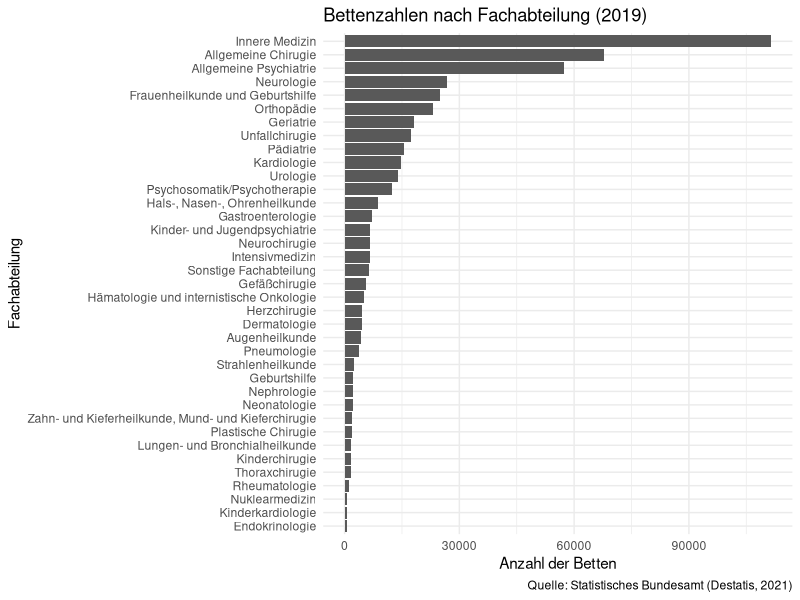
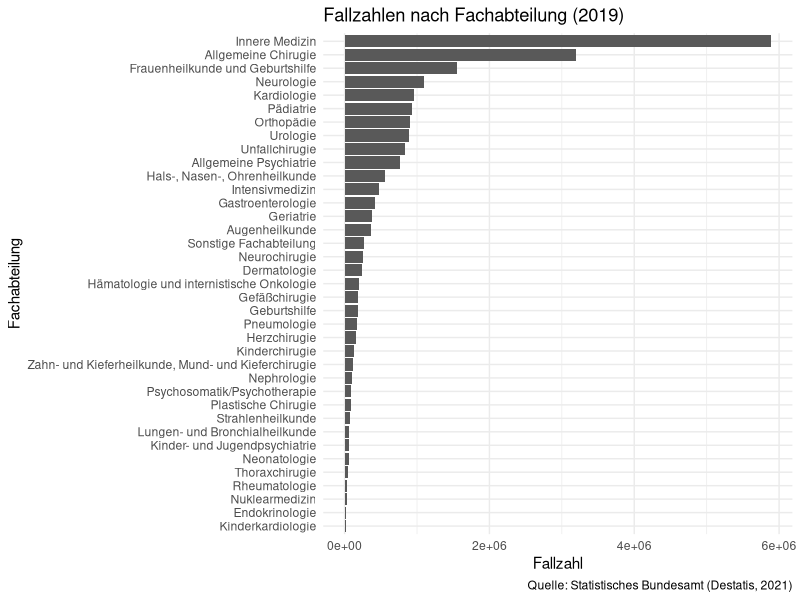
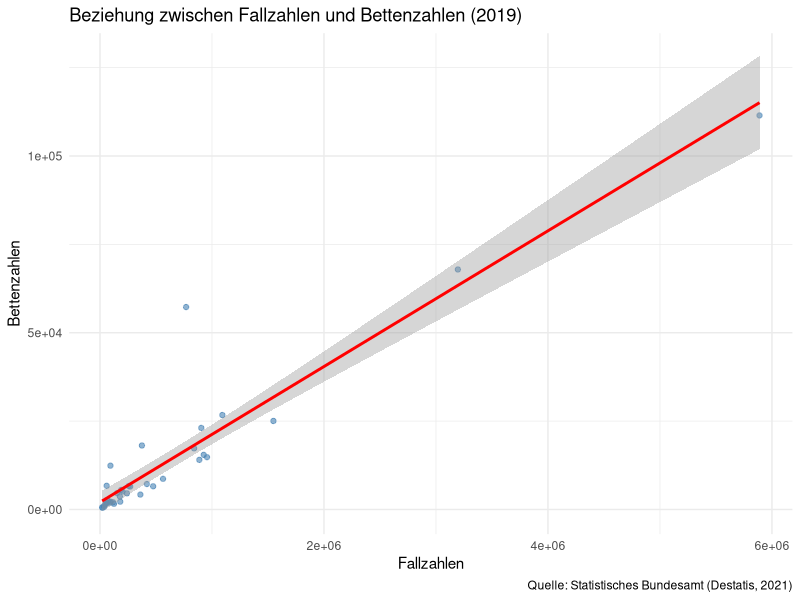
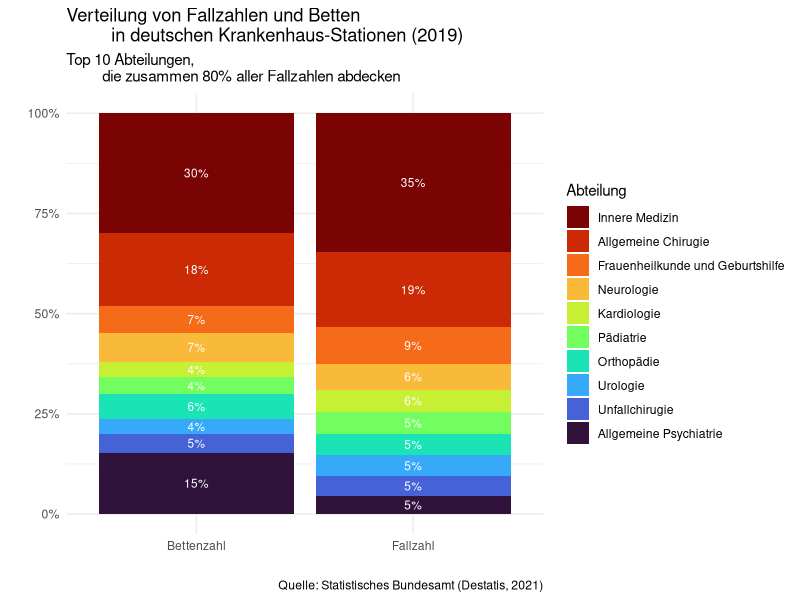
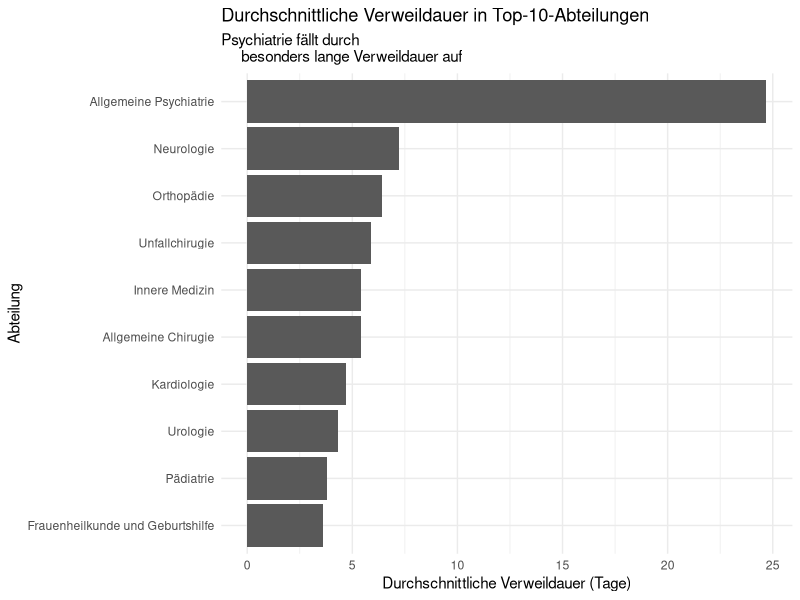
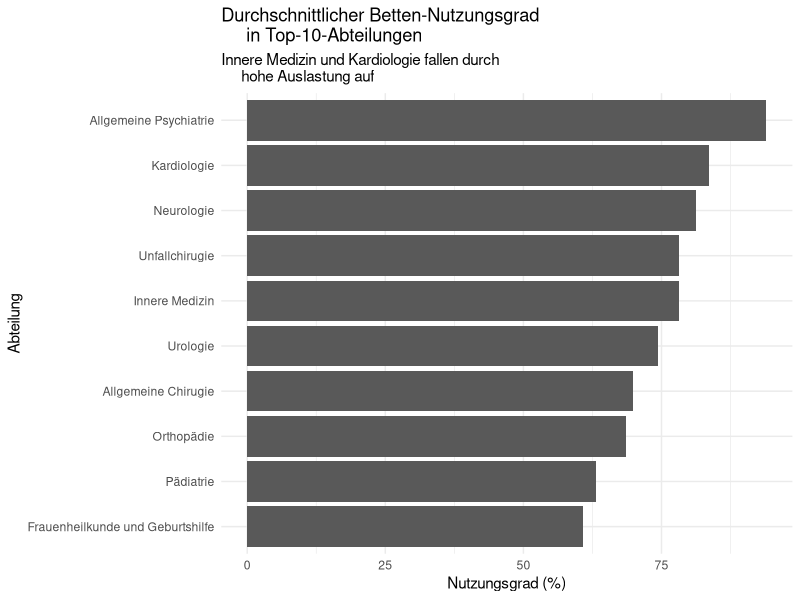

Here is the R script that generated these plots, in order:
# Lade Bibliotheken
library(tidyverse)
library(viridis)

# Erstellen des Krankenhaus-Datensatzes (2019)
# Quelle: Statistisches Bundesamt (Destatis), 
# zitiert nach Krankenhausreport 2022
KHR_2019 <- tribble(
  ~Abteilung,  ~Abt_Anzahl, ~Abt_Betten, ~Nutzungsgrad, ~Fallzahl, ~Avg_Verweildauer,
  "Innere Medizin", 1047, 111481, 78.1, 5889078, 5.4,
  "Geriatrie", 322, 18101, 86.9, 374462, 15.3,
  "Kardiologie", 206, 14800, 83.6, 955424, 4.7,
  "Nephrologie", 62, 2186, 83.5, 96053, 6.9,
  "Hämatologie und internistische Onkologie", 102, 5096, 79.9, 201198, 7.4,
  "Endokrinologie", 18, 501, 83.3, 23432, 6.5,
  "Gastroenterologie", 126, 7203, 82.5, 418259, 5.2,
  "Pneumologie", 64, 3689, 79.4, 178007, 6.0,
  "Rheumatologie", 33, 1096, 72.1, 38126, 7.6,
  "Pädiatrie", 339, 15447, 63.2, 926516, 3.8,
  "Kinderkardiologie", 23, 588, 65.0, 19087, 7.3,
  "Neonatologie", 99, 2097, 72.3, 56492, 9.8,
  "Kinderchirugie", 83, 1592, 63.8, 124763, 3.0,
  "Lungen- und Bronchialheilkunde", 18, 1775, 69.5, 62763, 7.2,
  "Allgemeine Chirugie", 1068, 67902, 69.8, 3195674, 5.4,
  "Unfallchirugie", 308, 17303, 78.1, 840038, 5.9,
  "Neurochirugie", 178, 6642, 77.6, 256956, 7.3,
  "Gefäßchirugie", 186, 5529, 72.3, 189430, 7.7,
  "Plastische Chirugie", 132, 1936, 69.2, 89349, 5.5,
  "Thoraxchirugie", 56, 1546, 67.8, 50570, 7.6,
  "Herzchirugie", 71, 4614, 77.5, 152524, 8.6,
  "Urologie", 500, 14036, 74.4, 886904, 4.3,
  "Orthopädie", 435, 23078, 68.5, 904191, 6.4,
  "Frauenheilkunde und Geburtshilfe", 759, 25039, 60.8, 1548418, 3.6,
  "Geburtshilfe", 86, 2205, 78.3, 180552, 3.5,
  "Hals-, Nasen-, Ohrenheilkunde", 592, 8672, 60.5, 562945, 3.4,
  "Augenheilkunde", 264, 4219, 65.4, 360377, 2.8,
  "Neurologie", 455, 26716, 81.2, 1092503, 7.2,
  "Allgemeine Psychiatrie", 394, 57269, 94.0, 769076, 24.7,
  "Kinder- und Jugendpsychiatrie", 144, 6696, 88.7, 59578, 36.4,
  "Psychosomatik/Psychotherapie", 275, 12394, 90.1, 93160, 43.7,
  "Nuklearmedizin", 96, 724, 44.9, 36061, 3.3,
  "Strahlenheilkunde", 145, 2489, 68.8, 70938, 8.8,
  "Dermatologie", 109, 4575, 77.3, 240506, 5.4,
  "Zahn- und Kieferheilkunde, Mund- und Kieferchirugie", 183, 2041, 65.4, 116377, 4.2,
  "Intensivmedizin", 260, 6568, 77.0, 474544, 3.9,
  "Sonstige Fachabteilung", 305, 6481, 73.5, 269292, 6.5
)

# Erstellen des Krankenhaus-Datensatzes (2022)
# Quelle: Statistisches Bundesamt (Destatis), 
# zitiert nach Krankenhausreport 2024
KHR_2022 <- tribble(
  ~Abteilung,  ~Abt_Anzahl, ~Abt_Betten, ~Nutzungsgrad, ~Fallzahl, ~Avg_Verweildauer,
  "Innere Medizin", 1002, 102760, 69.6, 4881453, 5.3,
  "Geriatrie", 337, 18380, 71.6, 315071, 15.3,
  "Kardiologie", 260, 18316, 72.0, 1029244, 4.7,
  "Nephrologie", 67, 2230, 75.7, 88989, 6.9,
  "Hämatologie und internistische Onkologie", 121, 5452, 74.9, 200535, 7.4,
  "Endokrinologie", 14, 498, 66.7, 16031, 7.6,
  "Gastroenterologie", 155, 8137, 77.3, 423211, 5.4,
  "Pneumologie", 85, 4495, 70.3, 196123, 5.9,
  "Rheumatologie", 34, 1170, 59.0, 33312, 7.6,
  "Pädiatrie", 326, 14920, 57.8, 830083, 3.8,
  "Kinderkardiologie", 22, 506, 61.3, 17209, 6.6,
  "Neonatologie", 103, 2143, 63.5, 50565, 9.8,
  "Kinderchirugie", 82, 1502, 56.4, 112573, 2.7,
  "Lungen- und Bronchialheilkunde", 17, 1381, 59.9, 43949, 6.9,
  "Allgemeine Chirugie", 1061, 63342, 61.2, 2730873, 5.2,
  "Unfallchirugie", 354, 18255, 69.8, 825194, 5.6,
  "Neurochirugie", 186, 6554, 69.8, 242866, 6.9,
  "Gefäßchirugie", 205, 5581, 64.1, 176349, 7.4,
  "Plastische Chirugie", 142, 2029, 57.9, 87850, 4.9,
  "Thoraxchirugie", 69, 1623, 60.7, 52361, 6.9,
  "Herzchirugie", 71, 4291, 66.9, 124049, 8.4,
  "Urologie", 492, 13431, 65.4, 807178, 4.0,
  "Orthopädie", 377, 19381, 60.2, 712411, 6.0,
  "Frauenheilkunde und Geburtshilfe", 722, 23119, 54.8, 1394024, 3.3,
  "Geburtshilfe", 74, 2235, 64.7, 162564, 3.2,
  "Hals-, Nasen-, Ohrenheilkunde", 539, 7583, 51.0, 437442, 3.2,
  "Augenheilkunde", 236, 4000, 56.3, 308103, 2.7,
  "Neurologie", 470, 26948, 73.0, 985359, 7.3,
  "Allgemeine Psychiatrie", 403, 57011, 86.3, 746209, 24.1,
  "Kinder- und Jugendpsychiatrie", 144, 6763, 82.7, 64032, 31.9,
  "Psychosomatik/Psychotherapie", 279, 12844, 84.0, 89699, 43.9,
  "Nuklearmedizin", 92, 748, 42.1, 34508, 3.3,
  "Strahlenheilkunde", 141, 2250, 59.0, 57839, 8.4,
  "Dermatologie", 111, 4379, 63.2, 197743, 5.1,
  "Zahn- und Kieferheilkunde, Mund- und Kieferchirugie", 169, 1890, 56.5, 98140, 4.0,
  "Intensivmedizin", 286, 7558, 67.4, 467038, 4.0,
  "Sonstige Fachabteilung", 306, 6677, 65.3, 283321, 5.6
)

# Überblick Datensatz
head(KHR_2019)

# Übersicht Bettenzahl pro Station
KHR_2019 |> 
  mutate(Abteilung = fct_reorder(Abteilung, Abt_Betten)) |> 
  ggplot(aes(y = Abteilung, x = Abt_Betten)) +
  geom_col() +
  labs(
    title = "Bettenzahlen nach Fachabteilung (2019)",
    x = "Anzahl der Betten",
    y = "Fachabteilung",
    caption = "Quelle: Statistisches Bundesamt (Destatis, 2021)") +
  theme_minimal()

# Übersicht Fallzahl pro Station
KHR_2019 |> 
  mutate(Abteilung = fct_reorder(Abteilung, Fallzahl)) |> 
  ggplot(aes(y = Abteilung, x = Fallzahl)) +
  geom_col() +
  labs(
    title = "Fallzahlen nach Fachabteilung (2019)",
    x = "Fallzahl",
    y = "Fachabteilung",
    caption = "Quelle: Statistisches Bundesamt (Destatis, 2021)") +
  theme_minimal()

# Korrelationsanalyse - Fallzahl/Bettenzahl
ggplot(KHR_2019, aes(x = Fallzahl, y = Abt_Betten)) +
  geom_point(alpha = 0.6, color = "steelblue") +
  geom_smooth(method = "lm", color = "red", se = TRUE) +
  labs(
    title = "Beziehung zwischen Fallzahlen und Bettenzahlen (2019)",
    x = "Fallzahlen",
    y = "Bettenzahlen",
    caption = "Quelle: Statistisches Bundesamt (Destatis, 2021)") +
  theme_minimal()

# Top 10 Abteilungen: 
# 80 % der Fallzahlen und entsprechende Bettenzahlen (2019)
### Rechnung
KHR_2019_long <- KHR_2019 |> 
  # Sortiere Stationen nach Fallzahlen statt alphabetisch
  mutate(Abteilung = fct_reorder(Abteilung, Fallzahl, .desc = TRUE)) |> 
  # Für bessere Lesbarkeit in der Visualisierung
  rename(Bettenzahl = Abt_Betten) |> 
  # Top 80% der Abteilungen
  arrange(desc(Fallzahl)) |>
  mutate(rel_cumsum_Fallzahl = cumsum(Fallzahl) / sum(Fallzahl)) |>
  filter(rel_cumsum_Fallzahl <= 0.8) |> 
  # 2 Hauptvariabel-Titel werden zu Spalten im Tibble 
  pivot_longer(cols = c(Bettenzahl, Fallzahl),
               names_to = "Kennzahl",
               values_to = "Wert") |> 
  # Bug-Fix: paste0() funktionierte nicht - Rechnung wurde ausgegliedert
  group_by(Kennzahl) |>
  mutate(Anteil = Wert / sum(Wert)) 
### Visualisierung
  ggplot(data = KHR_2019_long, aes(
    x = Kennzahl, y = Wert, fill = Abteilung)) +
    # Alle Variablen skalieren unabhängig bis 100% dank position = "fill"
    geom_col(position = "fill") +  
    # Fallzahlen separiert (skalieren unterschiedlich)
    geom_text(data = filter(KHR_2019_long, Kennzahl == "Fallzahl"), 
              # Rechnung wurde ausgegliedert - Bug-Fix
              aes(label = paste0(round(Anteil * 100, 0), "%")), 
                  # Notwendig, damit Zahl korrekt Diagramm überlappt
                  position = position_fill(vjust = 0.5), 
                  color = "white",
                  size = 3) +
    # Bettenzahlen separiert (skalieren unterschiedlich)
    geom_text(data = filter(KHR_2019_long, Kennzahl == "Bettenzahl"), 
              # Rechnung wurde ausgegliedert - Bug-Fix
              aes(label = paste0(round(Anteil * 100, 0), "%")), 
                  # Notwendig, damit Zahl korrekt Diagramm überlappt
                  position = position_fill(vjust = 0.5), 
                  color = "white", 
                  size = 3) +
    scale_y_continuous(labels = scales::percent) +
    theme_minimal() +
    # Farbschema [viridis Bibliothek]
    scale_fill_viridis_d(option = "turbo", direction = -1) + 
    labs(x = "", y = "", 
         title = "Verteilung von Fallzahlen und Betten 
         in deutschen Krankenhaus-Stationen (2019)",
         subtitle = "Top 10 Abteilungen, 
         die zusammen 80% aller Fallzahlen abdecken",
         caption = "Quelle: Statistisches Bundesamt (Destatis, 2021)")


# Analyse der Verweildauer: Psychiatrie als Ausreißer
KHR_2019 |> 
   arrange(desc(Fallzahl)) |> 
   mutate(rel_cumsum_Fallzahl = cumsum(Fallzahl) / sum(Fallzahl)) |> 
   filter(rel_cumsum_Fallzahl <= 0.8) |> 
   mutate(Abteilung = fct_reorder(Abteilung, Avg_Verweildauer)) |> 
   ggplot(aes(y = Abteilung, x = Avg_Verweildauer)) +
   geom_col() +
   labs(
     x = "Durchschnittliche Verweildauer (Tage)",
     y = "Abteilung",
     title = "Durchschnittliche Verweildauer in Top-10-Abteilungen",
     subtitle = "Psychiatrie fällt durch 
     besonders lange Verweildauer auf") +
   theme_minimal()

# Analyse der Nutzungsgrade: Innere Meidzin
KHR_2019 |> 
   arrange(desc(Fallzahl)) |> 
   mutate(rel_cumsum_Fallzahl = cumsum(Fallzahl) / sum(Fallzahl)) |> 
   filter(rel_cumsum_Fallzahl <= 0.8) |> 
   mutate(Abteilung = fct_reorder(Abteilung, Nutzungsgrad)) |> 
   ggplot(aes(y = Abteilung, x = Nutzungsgrad)) +
   geom_col() +
   labs(
     x = "Nutzungsgrad (%)",
     y = "Abteilung",
     title = "Durchschnittlicher Betten-Nutzungsgrad 
     in Top-10-Abteilungen",
     subtitle = "Innere Medizin und Kardiologie fallen durch 
     hohe Auslastung auf") +
   theme_minimal()

